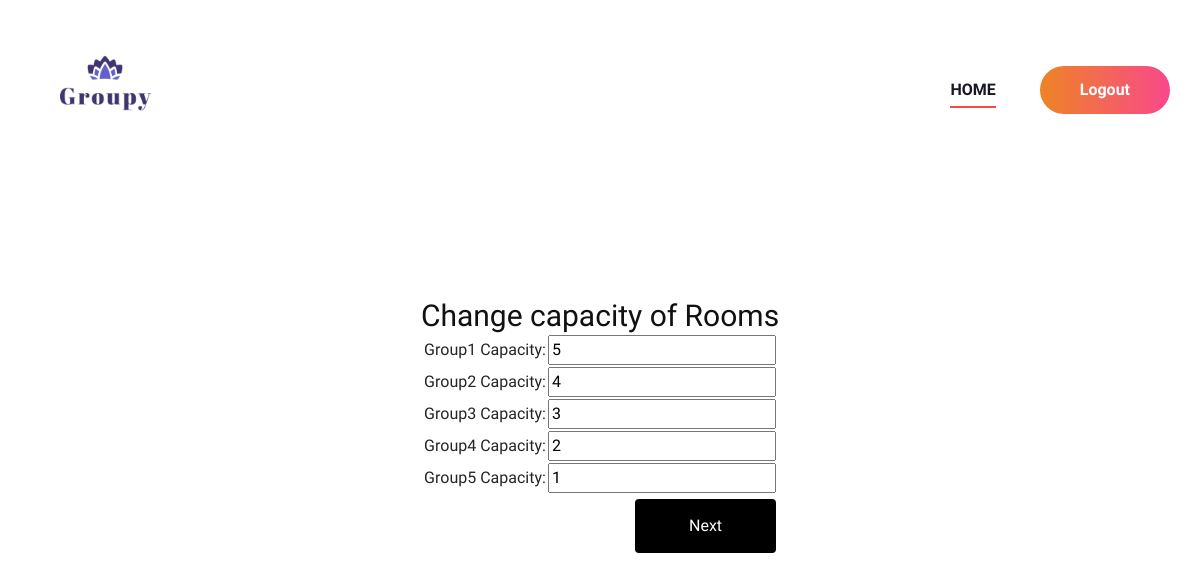
/Org/change_capacity/10/, run on the app's committed database.
### Organizer/models.py (models this page shows)
class Room(models.Model):
    events=models.ForeignKey(Event,on_delete=models.CASCADE)
    number=models.CharField(max_length=50)
    capacity=models.IntegerField(default=0)

### Organizer/views.py (the view)
# urls.py: path('change_capacity/<int:event_id>/', views.change_capacity, name='change_capacity'),
def change_capacity(request, event_id):
    event = Event.objects.get(id=event_id)
    rooms = Room.objects.filter(events=event)
    if request.method == "POST":
        for key, value in request.POST.items():
            if key.startswith("room_") and key.endswith("_capacity"):
                room_number = key.split("_")[1]
                room = Room.objects.get(events=event, number=room_number)
                room.capacity = value
                room.save()
        return redirect('org:home')  # Redirect to a success page
    else:
        return render(request, 'Organizer/group_edit.html', {'event': event, 'rooms': rooms})

### Organizer/templates/Organizer/group_edit.html (shortened to what this page needs)
{% extends 'Organizer/Head.html'%}
{% load static %}
{%  block content %}
<br><br><br><br>
<form method="post">
    <h3 class="text-center">Change capacity of Rooms</h3>
    <table align="center">
        {% for room in rooms %}
            <tr>
                <td>{{ room.number }} Capacity:</td>
                <td><input type="number" name="room_{{ room.number }}_capacity" value="{{ room.capacity }}"></td>
            </tr>
        {% endfor %}
        <tr colspan="2">
            <td colspan="2" align="right"><input type="submit" value="Next" id="submit" name="btn"></td>
        </tr>
    </table>
</form>
<br><br><br><br><br><br><br><br><br><br><br><br><br><br><br><br><br><br><br><br><br>
{% endblock content %}

### Guest/static/Main/css/style.css (style rules this page uses)
html, body { height: 100%; font-family: "Work Sans", sans-serif; -webkit-font-smoothing: antialiased; font-smoothing: antialiased; }
h1, h2, h3, h4, h5, h6 { margin: 0; color: #111111; font-weight: 400; font-family: "Work Sans", sans-serif; }
h3 { font-size: 30px; }

### Guest/static/Form/form.css (style rules this page uses)
input[type=submit] { width: 40%; background-color: black; color: white; padding: 15px; margin: 4px 0; border: none; border-radius: 4px; cursor: pointer; }

### data on the page
Room: number "Group1", capacity "5"
Room: number "Group2", capacity "4"
Room: number "Group3", capacity "3"
Room: number "Group4", capacity "2"
Room: number "Group5", capacity "1"
